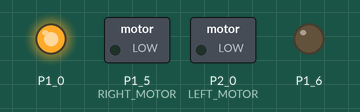
Recording of a sketch running on a simulated TI MSP430 LaunchPad. Shown: switched loads named in the sketch (green lamp = pin HIGH), output pins drawn as LEDs (lit = HIGH).

Above: at 2.1 s.
At 2.7 s:
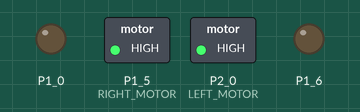
At 17.7 s:
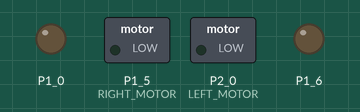
Timing chart, 0 to 19.2 s (numbered marks = the images above):
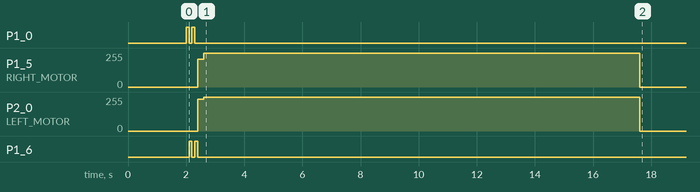

Measured:
- by itself, P1_5 (RIGHT_MOTOR): 210/255 → 255/255 at 2.6 s, → 0/255 15.0 s later
- by itself, P2_0 (LEFT_MOTOR): 240/255 → 255/255 at 2.6 s, → 0/255 15.0 s later

The sketch:

open_loop.ino
```cpp
/*
 * open_loop.ino
 *
 * EE16B Fall 2016
 * John Maidens, Emily Naviasky & Nathaniel Mailoa
 *
 * EE16B Fall 2017
 * Andrew Blatner
 *
 */

#define LEFT_MOTOR                  P2_0
#define RIGHT_MOTOR                 P1_5

#define RUN_TIME                    (15*1000)

unsigned long end_time = 0;

/*---------------------------*/
/*      CODE BLOCK CON1      */
/*---------------------------*/

float theta_left = 0.2476;
float theta_right = 0.2451;
float beta_left = 29.8;
float beta_right = 38.59;
float v_star = 79.8;

// PWM inputs to jolt the car straight
int left_jolt = 240;
int right_jolt = 210;

/*---------------------------*/
/*      CODE BLOCK CON2      */
/*---------------------------*/

float driveStraight_left(float v_star) {
    return (v_star + beta_left) / theta_left;
}

float driveStraight_right(float v_star) {
    return (v_star + beta_right) / theta_right;
}

/*---------------------------*/
/*---------------------------*/
/*---------------------------*/


void setup(void) {
  pinMode(LEFT_MOTOR, OUTPUT);
  pinMode(RIGHT_MOTOR, OUTPUT);
  pinMode(RED_LED, OUTPUT);
  pinMode(GREEN_LED, OUTPUT);

  write_pwm(0, 0); // Turn off motors
  delay(2000); // Wait 2 seconds to put down car
  reset_blinker(); // Blink lights to indicate car is running
  write_pwm(left_jolt, right_jolt); // Jolt motors for 200ms
  delay(200);

  /*---------------------------*/
  /*      CODE BLOCK CON0      */
  /*---------------------------*/

  // Attempt to drive straight using open loop control
  // Compute the PWM input required for each wheel based on v_star
  int left_cur_pwm = driveStraight_left(v_star);
  int right_cur_pwm = driveStraight_right(v_star);
  write_pwm(left_cur_pwm, right_cur_pwm);

  /*---------------------------*/
  /*---------------------------*/
  /*---------------------------*/

  end_time = millis() + RUN_TIME;
}

void loop(void) {
  if (end_time <= millis()) {
    write_pwm(0, 0);
  }
}

/*---------------------------*/
/*     Helper functions      */
/*---------------------------*/

void write_pwm(int pwm_left, int pwm_right) {
  analogWrite(LEFT_MOTOR, (int) min(max(0, pwm_left), 255));
  analogWrite(RIGHT_MOTOR, (int) min(max(0, pwm_right), 255));
}

void reset_blinker(void) {
  digitalWrite(RED_LED, HIGH);
  delay(100);
  digitalWrite(RED_LED, LOW);
  digitalWrite(GREEN_LED, HIGH);
  delay(100);
  digitalWrite(RED_LED, HIGH);
  digitalWrite(GREEN_LED, LOW);
  delay(100);
  digitalWrite(RED_LED, LOW);
  digitalWrite(GREEN_LED, HIGH);
  delay(100);
  digitalWrite(GREEN_LED, LOW);
}
```
